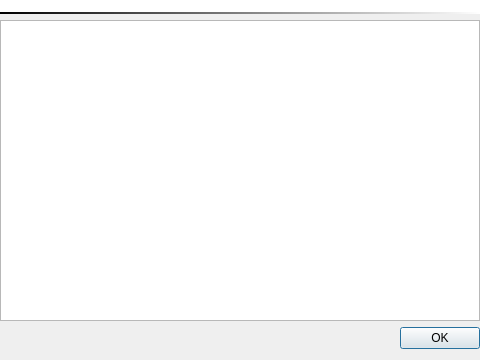
<?xml version="1.0" encoding="UTF-8"?>
<ui version="4.0">
 <class>AboutUI</class>
 <widget class="QDialog" name="AboutUI">
  <property name="geometry">
   <rect>
    <x>0</x>
    <y>0</y>
    <width>480</width>
    <height>360</height>
   </rect>
  </property>
  <property name="windowTitle">
   <string>About MAME Plus! GUI</string>
  </property>
  <layout class="QVBoxLayout" name="_2">
   <property name="leftMargin">
    <number>0</number>
   </property>
   <property name="topMargin">
    <number>0</number>
   </property>
   <property name="rightMargin">
    <number>0</number>
   </property>
   <item>
    <layout class="QVBoxLayout" name="verticalLayout">
     <item>
      <widget class="QLabel" name="lblLogo">
       <property name="styleSheet">
        <string notr="true">background-color:white;
border-bottom-width:2px;
border-bottom-style: solid;
border-bottom-color: qlineargradient(spread:pad, x1:0, y1:0, x2:1, y2:0, stop:0 rgba(0, 0, 0, 255), stop:1 rgba(255, 255, 255, 255));</string>
       </property>
       <property name="text">
        <string/>
       </property>
       <property name="pixmap">
        <pixmap resource="mamepgui.qrc">:/res/mamegui/mamep_brush.png</pixmap>
       </property>
      </widget>
     </item>
     <item>
      <widget class="QTextBrowser" name="tbVersion">
       <property name="openExternalLinks">
        <bool>true</bool>
       </property>
      </widget>
     </item>
    </layout>
   </item>
   <item>
    <widget class="QDialogButtonBox" name="buttonBox">
     <property name="orientation">
      <enum>Qt::Horizontal</enum>
     </property>
     <property name="standardButtons">
      <set>QDialogButtonBox::Ok</set>
     </property>
    </widget>
   </item>
  </layout>
 </widget>
 <resources>
  <include location="mamepgui.qrc"/>
 </resources>
 <connections>
  <connection>
   <sender>buttonBox</sender>
   <signal>accepted()</signal>
   <receiver>AboutUI</receiver>
   <slot>accept()</slot>
   <hints>
    <hint type="sourcelabel">
     <x>248</x>
     <y>254</y>
    </hint>
    <hint type="destinationlabel">
     <x>157</x>
     <y>274</y>
    </hint>
   </hints>
  </connection>
  <connection>
   <sender>buttonBox</sender>
   <signal>rejected()</signal>
   <receiver>AboutUI</receiver>
   <slot>reject()</slot>
   <hints>
    <hint type="sourcelabel">
     <x>316</x>
     <y>260</y>
    </hint>
    <hint type="destinationlabel">
     <x>286</x>
     <y>274</y>
    </hint>
   </hints>
  </connection>
 </connections>
</ui>
